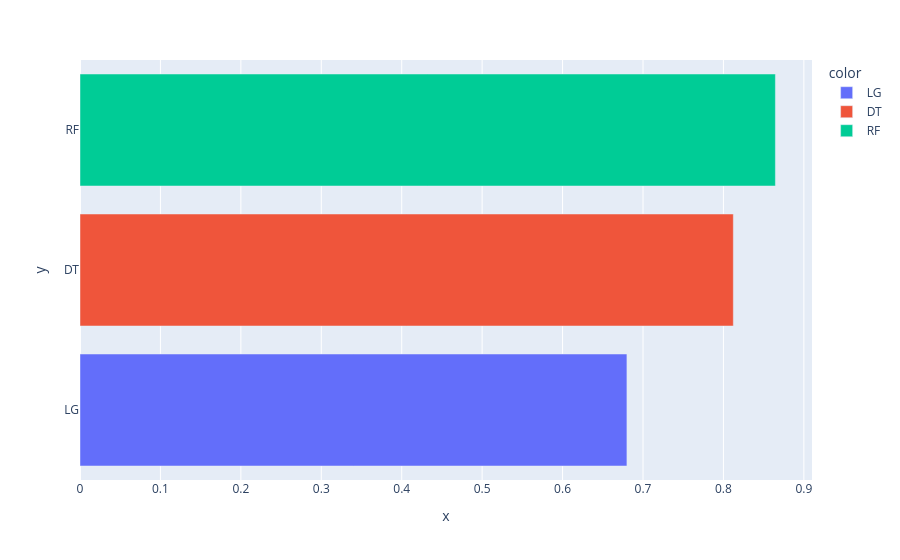

Here is the notebook cell this chart was saved with:
### Code cell
#Diagramme des performances
list_names = ["LG", "DT", "RF"]
list_acc = [acc_lg, acc_dt, acc_rf]
list_f1 = [f1_lg, f1_dt, f1_rf]
list_final = [list_acc, list_f1]

for i in range(2):
  fig = px.bar(x=list_final[i], y = list_names, color= list_names)
fig.show()

### Figure 1 — Plotly figure (JSON) as saved in the notebook; plotly's stock layout.template omitted (floating-point values rounded to 4 significant figures)
{"data": [{"hovertemplate": "color=LG<br>x=%{x}<br>y=%{y}<extra></extra>", "legendgroup": "LG", "marker": {"color": "#636efa", "pattern": {"shape": ""}}, "name": "LG", "orientation": "h", "showlegend": true, "textposition": "auto", "type": "bar", "x": [0.68], "xaxis": "x", "y": ["LG"], "yaxis": "y"}, {"hovertemplate": "color=DT<br>x=%{x}<br>y=%{y}<extra></extra>", "legendgroup": "DT", "marker": {"color": "#EF553B", "pattern": {"shape": ""}}, "name": "DT", "orientation": "h", "showlegend": true, "textposition": "auto", "type": "bar", "x": [0.8123], "xaxis": "x", "y": ["DT"], "yaxis": "y"}, {"hovertemplate": "color=RF<br>x=%{x}<br>y=%{y}<extra></extra>", "legendgroup": "RF", "marker": {"color": "#00cc96", "pattern": {"shape": ""}}, "name": "RF", "orientation": "h", "showlegend": true, "textposition": "auto", "type": "bar", "x": [0.8646], "xaxis": "x", "y": ["RF"], "yaxis": "y"}], "layout": {"barmode": "relative", "legend": {"title": {"text": "color"}, "tracegroupgap": 0}, "margin": {"t": 60}, "xaxis": {"anchor": "y", "domain": [0.0, 1.0], "title": {"text": "x"}}, "yaxis": {"anchor": "x", "domain": [0.0, 1.0], "title": {"text": "y"}}}}
